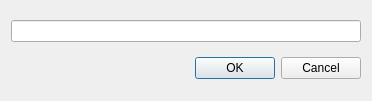
<?xml version="1.0" encoding="UTF-8"?>
<ui version="4.0">
 <class>StringDialog</class>
 <widget class="QDialog" name="StringDialog">
  <property name="geometry">
   <rect>
    <x>0</x>
    <y>0</y>
    <width>372</width>
    <height>101</height>
   </rect>
  </property>
  <property name="windowTitle">
   <string>Dialog</string>
  </property>
  <layout class="QVBoxLayout" name="verticalLayout">
   <item>
    <widget class="QLineEdit" name="lineEdit"/>
   </item>
   <item>
    <widget class="QDialogButtonBox" name="buttonBox">
     <property name="orientation">
      <enum>Qt::Horizontal</enum>
     </property>
     <property name="standardButtons">
      <set>QDialogButtonBox::Cancel|QDialogButtonBox::Ok</set>
     </property>
    </widget>
   </item>
  </layout>
 </widget>
 <resources/>
 <connections>
  <connection>
   <sender>buttonBox</sender>
   <signal>accepted()</signal>
   <receiver>StringDialog</receiver>
   <slot>accept()</slot>
   <hints>
    <hint type="sourcelabel">
     <x>248</x>
     <y>254</y>
    </hint>
    <hint type="destinationlabel">
     <x>157</x>
     <y>274</y>
    </hint>
   </hints>
  </connection>
  <connection>
   <sender>buttonBox</sender>
   <signal>rejected()</signal>
   <receiver>StringDialog</receiver>
   <slot>reject()</slot>
   <hints>
    <hint type="sourcelabel">
     <x>316</x>
     <y>260</y>
    </hint>
    <hint type="destinationlabel">
     <x>286</x>
     <y>274</y>
    </hint>
   </hints>
  </connection>
 </connections>
</ui>
